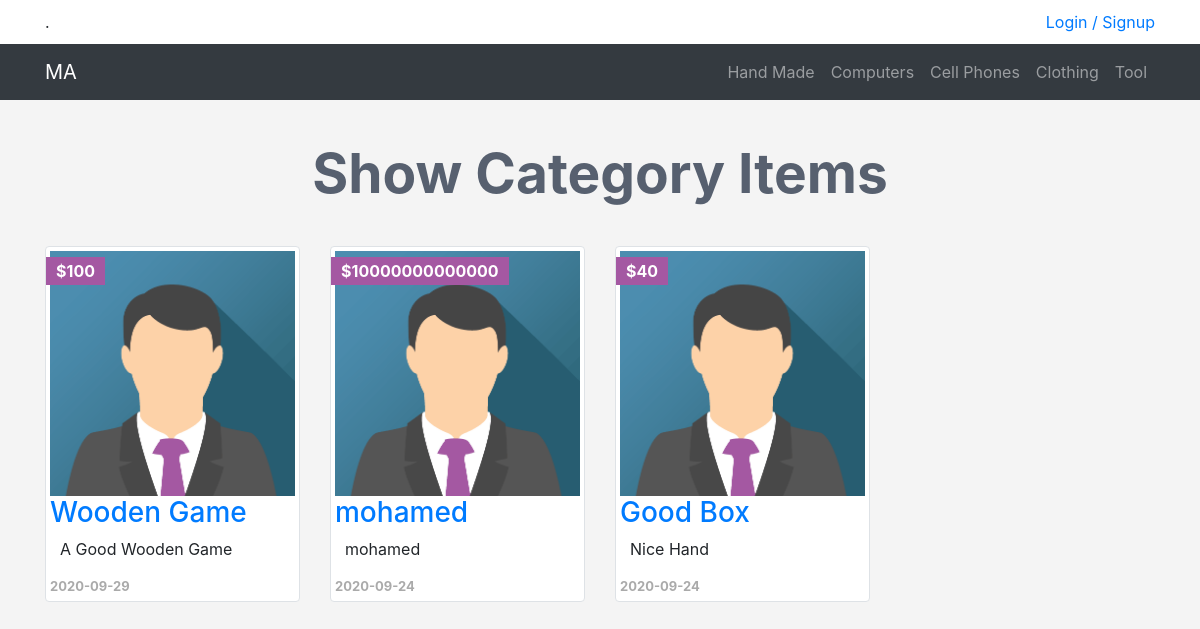
Screenshot of /cotegories.php?pageid=256 with the database file from the repository.
### tables this page shows
CREATE TABLE `categories` (
  `ID` int(11) NOT NULL,
  `Name` varchar(255) NOT NULL,
  `Description` text NOT NULL,
  `parent` int(11) NOT NULL,
  `Ordering` int(11) DEFAULT NULL,
  `Visibility` tinyint(4) NOT NULL DEFAULT 0,
  `Allow_Comment` tinyint(4) NOT NULL DEFAULT 0,
  `Allow_Ads` tinyint(4) NOT NULL DEFAULT 0
);

CREATE TABLE `items` (
  `Item_ID` int(11) NOT NULL,
  `Name` varchar(255) NOT NULL,
  `Description` text NOT NULL,
  `Price` varchar(255) NOT NULL,
  `Add_Date` date NOT NULL,
  `Country_Made` varchar(255) NOT NULL,
  `Image` varchar(255) NOT NULL,
  `Status` varchar(255) NOT NULL,
  `Rating` smallint(6) NOT NULL,
  `Approve` tinyint(4) NOT NULL DEFAULT 0,
  `Cat_ID` int(11) NOT NULL,
  `Member_ID` int(11) NOT NULL,
  `tags` varchar(255) NOT NULL
);

### init.php (called while the page is built, shortened)
<?php
include 'admin/connect.php';
  $tpl  = 'includes/templates/';
  $lang = 'includes/languages/';
  $func = 'includes/functions/';
  $css  = 'layout/css/';
  include $func . 'functions.php';
  $do = isset($_GET['do']) ? $_GET['do'] : 'en';
  if ($do =='en'){include $lang . 'english.php';}elseif($do =='ar'){include $lang . 'arabic.php';}
  include $tpl . 'header.php';

### includes/languages/english.php (called while the page is built)
<?php
  function lang($phrase){
    static $lang =array(
      'HOME_ADMIN'      =>'MA',
      'CATEGORIES'      => 'Categories',
      'ITEMS'           => 'Items',
      'MEMBERS'         => 'Members',
      'COMMENTS'        => 'Comments',
      'STATISTICS'      => 'Statistics',
      'LOGS'            => 'Logs',
      ''=> '',
      ''=> '',
      ''=> '',
      ''=> '',
      ''=> '',
      ''=> '',
      ''=> '',
      ''=> '',
      ''=> '',
    );
    return $lang[$phrase];
  }

### includes/functions/functions.php (called while the page is built, shortened)
<?php
function getAllFrom($field,$tableName, $where = NULL, $and = NULL, $orderfield, $ordering ='DESC' ){
  global $con;
  $getAll = $con->prepare("SELECT $field FROM $tableName $where $and ORDER BY $orderfield $ordering");
  $getAll->execute();
  $all = $getAll->fetchAll();
  return $all;
}

### cotegories.php (the view, shortened to what this page needs)
<?php
include 'init.php';  ?>
<div class="container">
  <h1 class="text-center">Show Category Items</h1>
  <div class="row">
  <?php
    if (isset($_GET['pageid']) && is_numeric($_GET['pageid'])){
    $category = intval($_GET['pageid']);
    $items = getAllFrom("*", "items", "where Cat_ID = $category","AND Approve = 1", "Item_ID");
    foreach($items as $item){?>
    <div class="col-sm-6 col-md-3">
      <div class="img-thumbnail item-box">
        <span class="price-tag">$<?php echo $item['Price'];?></span>
        <img class="img-fluid" src="layout/images/img1.png" alt="">
        <div class="caption">
          <h3><a href="items.php?itemid=<?php echo $item['Item_ID'];?>"><?php echo $item['Name'];?></a></h3>
          <p><?php echo $item['Description'];?></p>
          <div class="date"><?php echo $item['Add_Date'];?></div>
        </div>
      </div>
    </div>
    <?php }
    }else{
      echo "You Must Add Page ID";
    }
    ?>
  </div>
</div>
  <?php include $tpl . 'footer.php';
   ?>

### includes/templates/header.php (shortened to what this page needs)
<!DOCTYPE html>
<html lang="en">
<head>
  <link rel="stylesheet" href="<?php echo $css ?>bootstrap.min.css">
  <link rel="stylesheet" href="<?php echo $css ?>bootstrap-grid.min.css">
  <link rel="stylesheet" href="<?php echo $css ?>bootstrap-reboot.min.css">
  <link rel="stylesheet" href="<?php echo $css ?>fontawesome.min.css">
  <link rel="stylesheet" href="<?php echo $css ?>all.min.css">
  <link rel="stylesheet" href="<?php echo $css ?>brands.min.css">
  <link rel="stylesheet" href="<?php echo $css ?>regular.min.css">
  <link rel="stylesheet" href="<?php echo $css ?>solid.min.css">
  <link rel="stylesheet" href="<?php echo $css ?>svg-with-js.min.css">
  <link rel="stylesheet" href="<?php echo $css ?>v4-shims.min.css">
  <link rel="stylesheet" href="<?php echo $css ?>jquery-ui.css">
  <link rel="stylesheet" href="<?php echo $css ?>jquery.selectBoxIt.css">
  <link rel="stylesheet" href="<?php echo $css ?>front.css">
</head>
<body>
  <div class="upper-bar">
    <div class="container">.
        <?php
          if (isset($_SESSION['user'])){
            ?>
          <a href="?do=ar">ar</a>
          <a href="?do=en">en</a>
          <div class="btn-group my-info">
            <img class="img-fluid  img-thumbnail" src="layout/images/img1.png" alt="">
            <div class="btn-group float-right">
              <button type="button" class="btn btn-danger dropdown-toggle" data-toggle="dropdown" aria-haspopup="true" aria-expanded="false">
              <span class=""> <?php echo $sessionUser ?></span>
              </button>
              <div class="dropdown-menu">
                <a class="dropdown-item" href="profile.php">My Profile</a>
                <a class="dropdown-item" href="newad.php">New Item</a>
                <a class="dropdown-item" href="profile.php#my-items">My Items</a>
                <div class="dropdown-divider"></div>
                <a class="dropdown-item" href="logout.php">Logout</a>
              </div>
            </div>
          </div>
          <?php
          $userStatus = checkUserStatus($_SESSION['user']);
          if($userStatus = 1 ){
            echo ' Your Membership Need To Activiate By Admin';
          }
          }else {
        ?>
        <a href="login.php">
        <span class="float-right">Login / Signup</span>
        </a>
        <?php }?>
    </div>
  </div>
  <nav class="navbar navbar-expand-lg navbar-dark bg-dark">
    <div class="container">
    <a class="navbar-brand" href="index.php"><?php echo lang('HOME_ADMIN');?></a>
    <div class="collapse navbar-collapse" id="app-nav">
      <ul class="navbar-nav ml-auto">
        <?php
        $allCats = getAllFrom("*", "categories","where parent =0","","ID","ASC");
          foreach($allCats as $cat){
            echo
              '<li class="nav-item">
                <a class="nav-link" href="cotegories.php?pageid='. $cat['ID'] .'">
                '.$cat['Name'].'
                </a>
              </li>';
          }
        ?>
      </ul>
    </div>
    </div>
  </nav>

### layout/css/front.css (style rules this page uses)
body { background-color: #f4f4f4; font-size:16px; }
h1 { font-size: 55px; margin: 40px; color: #57606f; font-weight: bold; }
.navbar { border-radius:0; margin-bottom:0; }
.upper-bar { padding:10px; background-color: #fff; }
.item-box { position:relative; }
.item-box .price-tag { background-color:#a458a2; padding:2px 10px; position:absolute; left:0; top:10px; font-weight:bold; color:#fff; }
.img-thumbnail .date { font-size:13px; color:#aaa; font-weight:bold; }
.item-info h2,p { padding-left: 10px; }

### rows the page displays
categories: Name "Hand Made"
categories: Name "Computers"
categories: Name "Cell Phones"
categories: Name "Clothing"
categories: Name "Tool"
items: Price "100", Name "Wooden Game", Description "A Good Wooden Game", Add_Date "2020-09-29"
items: Price "10000000000000", Name "mohamed", Description "mohamed", Add_Date "2020-09-24"
items: Price "40", Name "Good Box", Description "Nice Hand", Add_Date "2020-09-24"

### other values shown
lang('HOME_ADMIN') "MA"
